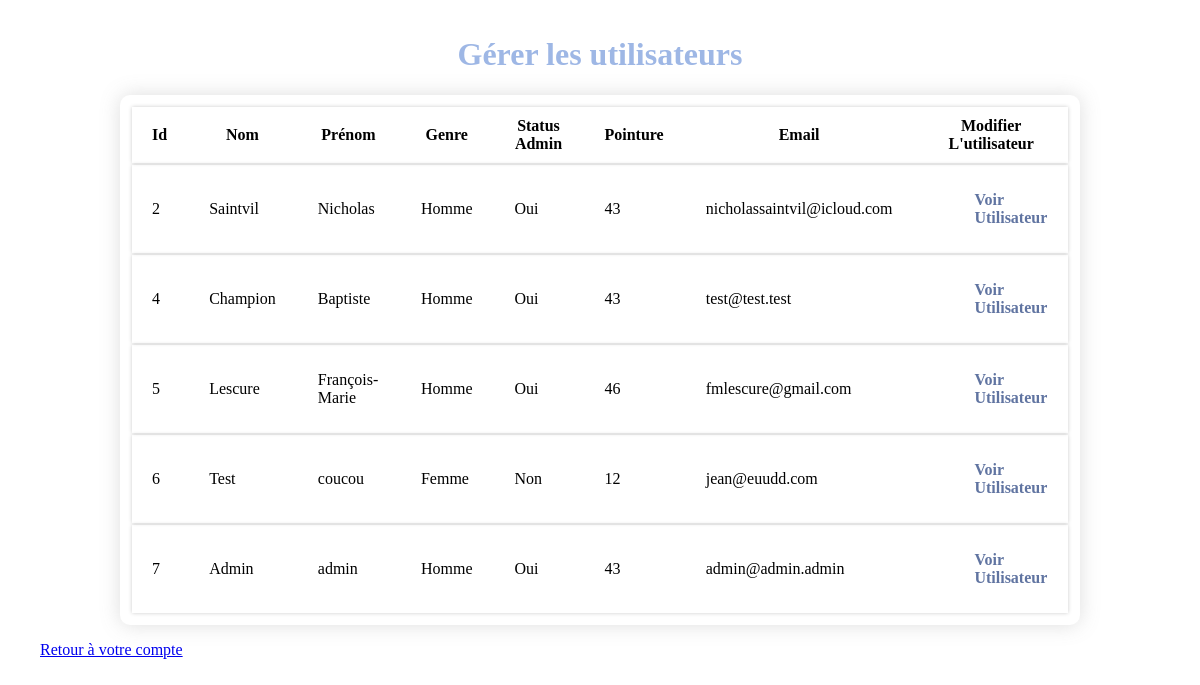
Screenshot of /info_users (signed in) with the database file from the repository.
### tables this page shows
CREATE TABLE "users" (
	"id"	integer,
	"name"	varchar(255) NOT NULL UNIQUE,
	"lastname"	varchar(255) NOT NULL,
	"gender"	varchar(1) DEFAULT m,
	"admin"	boolean DEFAULT false,
	"size"	integer NOT NULL,
	"email"	varchar(255) NOT NULL,
	"password"	string NOT NULL,
	PRIMARY KEY("id")
);

### views.py (the view)
@app.route('/info_users', methods=['GET'])
def info_users():
    result = request.form
    if user_logged_in() == False:
        return redirect('/?info=not_logged_in')
    if user_admin() == False:
        return redirect('/account?info=not_admin')
    if request.method == 'GET':
        con = sql.connect(database)
        cursor = con.cursor()
        requete_all_users = "SELECT * FROM users"
        cursor.execute(requete_all_users)
        con.commit()
        return render_template('./views/info_users.html', users=cursor.fetchall())

### views.py (called while the page is built)
def user_admin():
    con = sql.connect(database)
    cursor = con.cursor()
    requete = """SELECT admin FROM users WHERE email=?;"""
    cursor.execute(requete, [session.get('user')[4]])
    user_admin = cursor.fetchone()
    con.close()
    return bool(user_admin[0])

def user_logged_in():
    if session.get('logged_in') is None:
        return False
    else:
        return True

### templates/views/info_users.html (shortened to what this page needs)
<!DOCTYPE html>
<html lang="en">
<head>
    <link rel="stylesheet" href="/static/styles/info_users.css" />
</head>
<body>
  <h1>Gérer les utilisateurs</h1>
  <table>
      <thead>
        <tr>
            <th>Id</th>
            <th>Nom</th>
            <th>Prénom</th>
            <th>Genre</th>
            <th>Status Admin</th>
            <th>Pointure</th>
            <th>Email</th>
            <th>Modifier L'utilisateur</th>
        </tr>
      </thead>
      <tbody>
        {% for user in users %}
        <tr>
          <td>{{user[0]}}</td>
          <td>{{user[1]}}</td>
          <td>{{user[2]}}</td>
          <td>
            {% if user[3] == "m" %}
                Homme
            {% elif user[3] == "f" %}
                Femme
            {% endif %}
          </td>
          <td>
            {% if user[4] == 0 %}
                Non
            {% elif user[4] == 1 %}
                Oui
            {% endif %}
          </td>
          <td>{{user[5]}}</td>
          <td>{{user[6]}}</td>
          <td>
            <ul>
             <a href="/info_user/{{user[0]}}" class="access-user"> Voir Utilisateur </a>
            </ul>
        </td>
        </tr>
        {% endfor %}
      </tbody>
    </table>
    <ul>
      <a href="/account">Retour à votre compte</a>
     </ul>
</body>
</html>

### static/styles/info_users.css (style rules this page uses)
:root { --blue: #9eb7e5; --white: #ffffff; --gold: #cdc392; --white-gold: #E8E5DA; --blue2: #6074a1; --font: #040507; --shadow: rgba(125, 124, 124, 0.25); }
body { margin: 0; padding: 0; font-family: Archivo; }
h1 { color: var(--blue); text-align: center; padding-top: 15px; }
table { max-width: 80%; margin-inline: auto; padding: 10px; border-radius: 10px; box-shadow: 0px 0px 20px var(--shadow); }
table th { padding-inline: 20px; padding-block: 10px; }
table td { padding-inline: 20px; padding-block: 10px; }
table tr { box-shadow: 0 0 4px #ccc; }
table a.access-user { text-decoration: none; color: var(--blue2); font-weight: bold; transition: .3s; }

### rows the page displays
users: id "2", name "Saintvil", lastname "Nicholas", gender "Homme", admin "Oui", size "43", email "nicholassaintvil@icloud.com"
users: id "4", name "Champion", lastname "Baptiste", gender "Homme", admin "Oui", size "43", email "test@test.test"
users: id "5", name "Lescure", lastname "François-Marie", gender "Homme", admin "Oui", size "46", email "fmlescure@gmail.com"
users: id "6", name "Test", lastname "coucou", gender "Femme", admin "Non", size "12", email "jean@euudd.com"
users: id "7", name "Admin", lastname "admin", gender "Homme", admin "Oui", size "43", email "admin@admin.admin"
